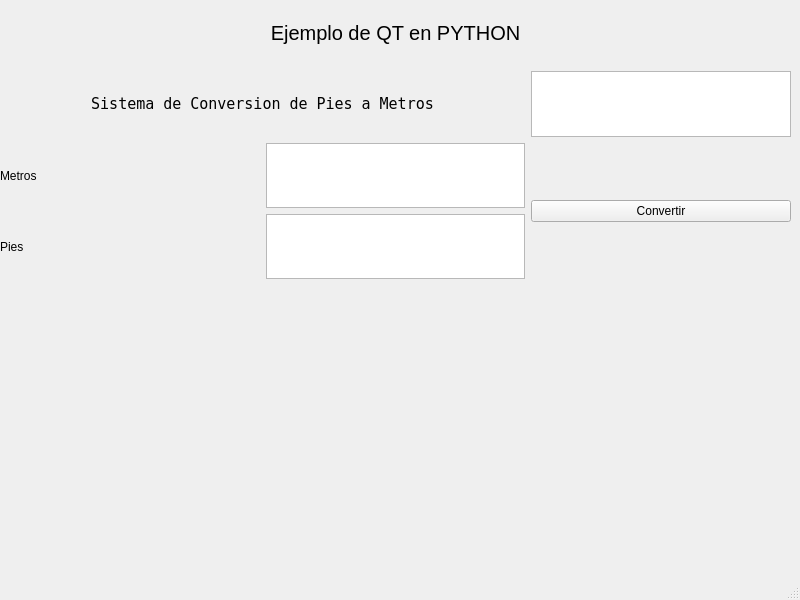
<?xml version="1.0" encoding="UTF-8"?>
<ui version="4.0">
 <class>MainWindow</class>
 <widget class="QMainWindow" name="MainWindow">
  <property name="geometry">
   <rect>
    <x>0</x>
    <y>0</y>
    <width>800</width>
    <height>600</height>
   </rect>
  </property>
  <property name="minimumSize">
   <size>
    <width>400</width>
    <height>600</height>
   </size>
  </property>
  <property name="windowTitle">
   <string>Sistema de Conversión</string>
  </property>
  <widget class="QWidget" name="centralwidget">
   <widget class="QWidget" name="gridLayoutWidget">
    <property name="geometry">
     <rect>
      <x>0</x>
      <y>0</y>
      <width>791</width>
      <height>279</height>
     </rect>
    </property>
    <layout class="QGridLayout" name="gridLayout">
     <item row="3" column="0">
      <widget class="QLabel" name="label_4">
       <property name="text">
        <string>Pies</string>
       </property>
      </widget>
     </item>
     <item row="0" column="0" colspan="3">
      <widget class="QLabel" name="label_2">
       <property name="font">
        <font>
         <pointsize>15</pointsize>
        </font>
       </property>
       <property name="layoutDirection">
        <enum>Qt::LeftToRight</enum>
       </property>
       <property name="text">
        <string>Ejemplo de QT en PYTHON</string>
       </property>
       <property name="alignment">
        <set>Qt::AlignCenter</set>
       </property>
      </widget>
     </item>
     <item row="2" column="0">
      <widget class="QLabel" name="label_3">
       <property name="text">
        <string>Metros</string>
       </property>
      </widget>
     </item>
     <item row="2" column="1">
      <widget class="QTextBrowser" name="inMetros">
       <property name="sizePolicy">
        <sizepolicy hsizetype="Ignored" vsizetype="Ignored">
         <horstretch>0</horstretch>
         <verstretch>0</verstretch>
        </sizepolicy>
       </property>
      </widget>
     </item>
     <item row="1" column="0" colspan="2">
      <widget class="QLabel" name="label">
       <property name="font">
        <font>
         <family>Terminal</family>
         <pointsize>11</pointsize>
        </font>
       </property>
       <property name="text">
        <string>Sistema de Conversion de Pies a Metros</string>
       </property>
       <property name="alignment">
        <set>Qt::AlignCenter</set>
       </property>
      </widget>
     </item>
     <item row="2" column="2" rowspan="2">
      <widget class="QPushButton" name="btnConvertir">
       <property name="text">
        <string>Convertir</string>
       </property>
      </widget>
     </item>
     <item row="3" column="1">
      <widget class="QTextEdit" name="resPies">
       <property name="enabled">
        <bool>true</bool>
       </property>
       <property name="sizePolicy">
        <sizepolicy hsizetype="Ignored" vsizetype="Ignored">
         <horstretch>0</horstretch>
         <verstretch>0</verstretch>
        </sizepolicy>
       </property>
      </widget>
     </item>
     <item row="1" column="2">
      <widget class="QGraphicsView" name="graphicsView">
       <property name="sizePolicy">
        <sizepolicy hsizetype="Ignored" vsizetype="Ignored">
         <horstretch>0</horstretch>
         <verstretch>0</verstretch>
        </sizepolicy>
       </property>
      </widget>
     </item>
    </layout>
   </widget>
  </widget>
  <widget class="QMenuBar" name="menubar">
   <property name="geometry">
    <rect>
     <x>0</x>
     <y>0</y>
     <width>800</width>
     <height>26</height>
    </rect>
   </property>
  </widget>
  <widget class="QStatusBar" name="statusbar"/>
 </widget>
 <resources/>
 <connections/>
</ui>
